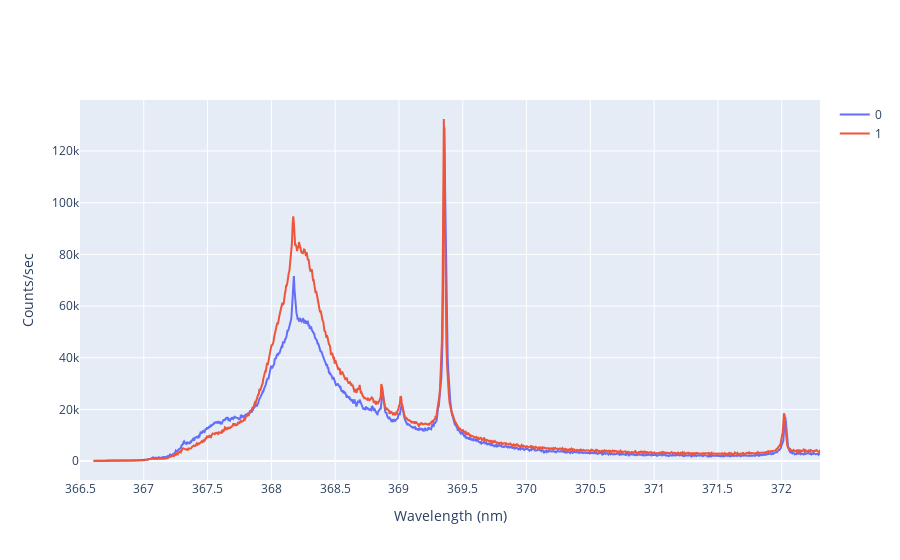

The cell this chart's notebook holds for it:
### Code cell
# SAMPLE H1101e
import numpy as np
import matplotlib.pyplot as plt
import pandas as pd
import plotly.express as px
import plotly.graph_objects as go

FileNames = [0]*2
for i in range(len(FileNames)):
    string = '2020062601 (%.0f)' %(i+5)
    FileNames[i] = [string]
    print(FileNames[i])

fig = go.Figure()

for j in range(len(FileNames)):

    Wavelength, Count = np.genfromtxt(FileNames[j][0], delimiter="\t", unpack = True, skip_header=4)
    EnergyEV = [0]*len(data)
    
    Wavelength = Wavelength*1.000289
    EnergyEV = Conversion/Wavelength*1000
    
     # Add traces
    fig.add_trace(go.Scatter(x=Wavelength, y=Count,
                    mode='lines',
                    name='%.0f' %j))

fig['layout']['xaxis'].update(title='Wavelength (nm)', range=[366.5, 372.3], dtick=0.5, autorange=False)
fig['layout']['yaxis'].update(title='Counts/sec', autorange=True)
fig.show()

### Figure 1 — Plotly figure (JSON) as saved in the notebook; plotly's stock layout.template omitted (floating-point values rounded to 4 significant figures; data arrays with more than 128 entries replaced by an {"elided": "..."} marker saying what was removed)
{"data": [{"mode": "lines", "name": "0", "type": "scatter", "x": {"elided": "1161 float values"}, "y": {"elided": "1161 int values"}}, {"mode": "lines", "name": "1", "type": "scatter", "x": {"elided": "1161 float values"}, "y": {"elided": "1161 int values"}}], "layout": {"xaxis": {"autorange": false, "dtick": 0.5, "range": [366.5, 372.3], "title": {"text": "Wavelength (nm)"}}, "yaxis": {"autorange": true, "title": {"text": "Counts/sec"}}}}
